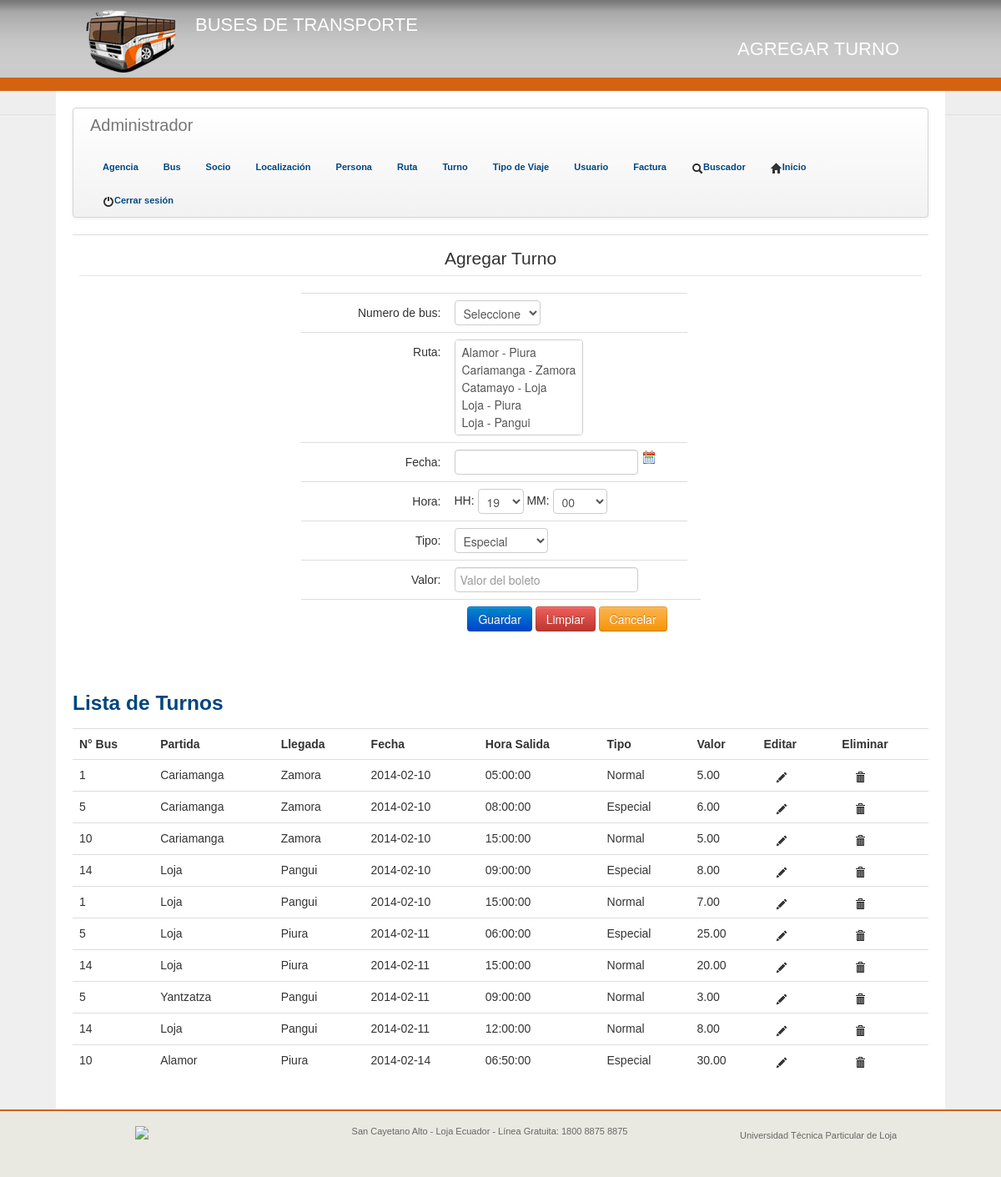
Screenshot of /pages/addTurno.php (signed in) with the database file from the repository.
### tables this page shows
CREATE TABLE IF NOT EXISTS `turno` (
  `idTurno` int(11) NOT NULL AUTO_INCREMENT,
  `numBus` int(11) NOT NULL,
  `idRuta` int(11) NOT NULL,
  `fecha` date NOT NULL,
  `horaSalida` time NOT NULL,
  `tipo` int(11) NOT NULL,
  `valor` decimal(5,2) NOT NULL,
  PRIMARY KEY (`idTurno`),
  KEY `numBus` (`numBus`),
  KEY `idRuta` (`idRuta`),
  KEY `tipo` (`tipo`)
);

CREATE TABLE IF NOT EXISTS `canton` (
  `idCanton` int(11) NOT NULL AUTO_INCREMENT,
  `idProvincia` int(11) NOT NULL,
  `nombre` varchar(30) NOT NULL,
  PRIMARY KEY (`idCanton`),
  KEY `idProvincia` (`idProvincia`)
);

CREATE TABLE IF NOT EXISTS `tipo` (
  `idTipo` int(11) NOT NULL AUTO_INCREMENT,
  `nombre` varchar(20) NOT NULL,
  PRIMARY KEY (`idTipo`)
);

### dll/conexion.php (called while the page is built, shortened)
<?php
		class Conexion{
			var $host;
			var $usuario;
			var $contrasena;
			var $baseDatos;
			function Conexion(){
				$this->host="localhost";
				$this->usuario="root";
				$this->contrasena="";
				$this->baseDatos="buses_db";
			}
			function conectarse(){
				$enlace = mysqli_connect($this->host, $this->usuario, $this->contrasena, $this->baseDatos);
				return($enlace);
			}
		}
?>

### pages/addTurno.php (the view, shortened to what this page needs)
<?php
require "../dll/conexion.php";
$objeConexion = new Conexion();
?>
<!DOCTYPE html>
<html>
<head>
	<link href="../UtplCss/tema.css" rel="stylesheet">
	<link href="../UtplCss/internas.css" rel="stylesheet">
</head>
<body>
	<header>
		<section class="encabezado">
			<div class="logo">
				<a style="float:left;display:block;" href="http://www.utpl.edu.ec"><img src="../img/logo.png"></img></a>
				<h1 style="float:left;">Buses de Transporte</h1>
			</div>
			<div class="tituloPag" id="clickeable" onclick="location.href='../index.php';" style="cursor:pointer;">
				<h1 >
					Agregar Turno
				</h1>
			</div>
		</section>
	</header>
	<div class="contenedor">
		<?php
		include ("../php/menu_admin.php");
		?>
		<section id="content">
			<table class="table">
				<tbody>
					<tr>
						<td> <center>
							<form class="form-horizontal" name="Socio" action="../php/addTurno.php" method="POST">
								<fieldset>
									<legend>Agregar Turno</legend>
									<table>
										<tbody>
											<tr>
												<td><label class="control-label">Numero de bus:</label></td>
												<td>
													<select required name="numBus" class="tamauto">
														<option value="null">Seleccione</option>
													</select>
												</td>
											</tr>
											<tr>
												<td><label class="control-label">Ruta:</label></td>
												<td>
													<select required name="idRuta" id="idRuta" size="5" class="tamauto">
														<?php
														$query = "select rutas.idRuta,  c1.nombre AS partida,c2.nombre AS llegada
														from rutas
														INNER JOIN	canton  c1
														ON rutas.LugarPartida = c1.idCanton
														INNER JOIN	canton  c2
														ON rutas.lugarLlegada = c2.idCanton ORDER BY c1.nombre";
														$result = mysqli_query($objeConexion->conectarse(), $query) or die(mysqli_error());;
														while($row = mysqli_fetch_array($result)){
															?>
															<option value="<?php echo $row[0]; ?>">
															</option>
															<?php
														}
														?>
													</select>
												</td>
											</tr>
											<tr>
												<td><label class="control-label">Fecha:</label></td>
												<td><input type="text" name="fecha" class="campofecha" size="12"></td>
											</tr>
											<tr>
													<td>
														<label class="control-label">Hora:</label>
													</td>
													<td>
														<span> HH: </span>
														<select name="horaPartida" style="width:55px;" id="hora" >
															<?php
															for ($i=0; $i<=23; $i++) {
																if ($i == date("G"))
																	echo '<option value="'.$i.'" selected>'.sprintf("%02s",$i).'</option>';
																else
																	echo '<option value="'.$i.'">'.sprintf("%02s",$i).'</option>';
															}
															?>
														</select>
														<span> MM:</span>
														<select name="minutosPartida" style="width:65px;" id="minutos" >
															<?php
															for ($i=00; $i<=59; $i=$i+10) {
																if ($i == date("i"))
																	echo '<option value="'.$i.'" selected>'.sprintf("%02s",$i).'</option>';
																else
																	echo '<option value="'.$i.'">'.sprintf("%02s",$i).'</option>';
															}
															?>
														</select>
													</td>
												</tr>
												<tr>
													<td><label class="control-label">Tipo:</label></td>
													<td>
														<select required name="idTipo" id="idTipo">
															<?php
															$query = "select * from tipo";
															$result = mysqli_query($objeConexion->conectarse(), $query) or die(mysqli_error());;
															while($row = mysqli_fetch_array($result)){
																?>
																<option value="<?php echo $row["0"]; ?>">
																	<?php echo $row["1"]; ?>
																</option>
																<?php
															}
															?>
														</select>
													</td>
												</tr>
												<tr>
													<td><label class="control-label">Valor:</label></td>
													<td><input type="text" placeholder="Valor del boleto" name="valor" required onkeypress="return justNumbers(event);"></td>
												</tr>
											<tr>
												<td></td>
												<td>
													<center>
														<button class=" btn btn-primary" type="submit"> Guardar </button>
														<button class="btn btn-danger" type="reset"> Limpiar </button>
														<input class="btn btn-warning" type="button" name="Cancelar" value="Cancelar" onClick="location.href='../index.php'">
													</center>
												</td>
												<td></td>
											</tr>
										</tbody>
									</table>
								</fieldset>
							</form>
						</center>
					</td>
				</tr>
			</tbody>
		</table>
		<?php
		include("../php/listarTurno.php");
		?>
	</section>
</div>
<footer>
	<div class="containerdiv">
		<div id="cc">
			<a href="http://creativecommons.org/licenses/by-nc-nd/3.0/ec/" target="_blank"><img src="http://www.utpl.edu.ec/sites/all/themes/utpl/images/cc.jpg"></a>
		</div>
		<div id="contactinfo">
			<p>San Cayetano Alto  - Loja Ecuador - Línea Gratuita: 1800 8875 8875</p>
		</div>
		<div id="q">
			Universidad Técnica Particular de Loja
		</div>
	</div>
</footer>
</body>
</html>

### php/listarTurno.php (shortened to what this page needs)
<?php
include("../dll/conexionsql.php");
extract($_GET);
if(!isset($bandera)){
	$sql="SELECT turno.idTurno,turno.numBus,c1.nombre, c2.nombre, turno.fecha, turno.horaSalida,tipo.nombre,turno.valor FROM turno
	INNER JOIN rutas
	ON rutas.idRuta = turno.idRuta
	INNER JOIN canton c1
	ON rutas.LugarPartida = c1.idCanton
	INNER JOIN canton c2
	ON rutas.lugarLlegada = c2.idCanton
	INNER JOIN tipo
	ON tipo.idTipo = turno.tipo";
	$ressql=mysql_query($sql,$con);
	$totdatos=mysql_num_rows($ressql);
	if($totdatos>0){
		echo "<table border='0' class='table table-hover'>";
		echo "<h3 class=\"azul\">Lista de Turnos</h3>";
		echo "<tr>";
		echo "<th scope='col'>"."N° Bus"."</th>";
		echo "<th scope='col'>"."Partida"."</th>";
		echo "<th scope='col'>"."Llegada"."</th>";
		echo "<th scope='col'>"."Fecha"."</th>";
		echo "<th scope='col'>"."Hora Salida"."</th>";
		echo "<th scope='col'>"."Tipo"."</th>";
		echo "<th scope='col'>"."Valor"."</th>";
		echo "<th scope='col'>"."Editar"."</th>";
		echo "<th scope='col'>"."Eliminar"."</th>";
		echo "</tr>";
		while ($row=mysql_fetch_array($ressql)) {
			echo "<tr class='filas'>";
			echo "<td>".$row[1]."</td>";
			echo "<td>".$row[2]."</td>";
			echo "<td>".$row[3]."</td>";
			echo "<td>".$row[4]."</td>";
			echo "<td>".$row[5]."</td>";
			echo "<td>".$row[6]."</td>";
			echo "<td>".sprintf("%01.2f",$row[7])."</td>";
			echo "<td>
			<a href='actTurno.php?id=".base64_encode($row[0])."'>
				<i class='icon-pencil'></i>
			</a>
		</td>";
		echo "<td>
		<a href='../php/listarTurno.php?id=".base64_encode($row[0])."&bandera=1'>
			<i class='icon-trash'></i>
		</a>
	</td>";
	echo "</tr>";
}
echo "</table";
}else{
	echo "No hay datos!!";
}
}
?>

### UtplCss/tema.css (style rules this page uses)
body { background: url("../img/bg.jpg") repeat-x scroll 0% 0% #EFEFEF; margin: 0px; padding: 0px; font-family: Arial,Helvetica,Sans-serif !important; }
.encabezado { margin:auto; width: 1026px; height: 109px; }
.logo { display: inline; margin-top: 28px; width: 500px; color: white; font-weight: bolder; }
.tituloPag { float:right; color: white; font-weight: bolder; display: inline; margin: 29px 35px 0 0; }
.contenedor { width: 1026px; background: white; margin: auto; padding: 20px; }
footer { background: none repeat scroll 0 0 #EAE9E1; border-top: 2px solid #D36311; height: 65px; padding-top: 14px; width: 100%; }
.containerdiv { height: 65px; display: block; margin: 0 auto; width: 1026px; }
#cc { display: block; float: left; height: 42px; margin: 0 35px 23px 60px; width: 105px; }
#contactinfo { color: #666666; display: block; float: left; font-size: 11px; height: 65px; text-align: center; text-decoration: none; width: 600px; }
#q { display: block; float: left; font-size: 11px; color: #666666; height: 25px; margin: 5px 0px 35px 0px; width: 200px; }
h1 { font-size: 22px !important; font-weight: 100; line-height: 40px; text-transform: uppercase; }
.navbar label,a { color: #00457E !important; font-family: Arial,Helvetica,Sans-serif !important; font-size: 11px !important; font-weight: bold !important; padding: 8px 15px; text-decoration: none !important; }
.peq15 input, select, textarea, .uneditable-input { width: 8em; }
.tamauto { width: auto; }

### UtplCss/internas.css (style rules this page uses)
.azul { color: #00457E; }

### rows the page displays
turno: numBus "1", canton.nombre "Cariamanga", canton.nombre "Zamora", fecha "2014-02-10", horaSalida "05:00:00", tipo.nombre "Normal", valor "5.00"
turno: numBus "5", canton.nombre "Cariamanga", canton.nombre "Zamora", fecha "2014-02-10", horaSalida "08:00:00", tipo.nombre "Especial", valor "6.00"
turno: numBus "10", canton.nombre "Cariamanga", canton.nombre "Zamora", fecha "2014-02-10", horaSalida "15:00:00", tipo.nombre "Normal", valor "5.00"
turno: numBus "14", canton.nombre "Loja", canton.nombre "Pangui", fecha "2014-02-10", horaSalida "09:00:00", tipo.nombre "Especial", valor "8.00"
turno: numBus "1", canton.nombre "Loja", canton.nombre "Pangui", fecha "2014-02-10", horaSalida "15:00:00", tipo.nombre "Normal", valor "7.00"
turno: numBus "5", canton.nombre "Loja", canton.nombre "Piura", fecha "2014-02-11", horaSalida "06:00:00", tipo.nombre "Especial", valor "25.00"
turno: numBus "14", canton.nombre "Loja", canton.nombre "Piura", fecha "2014-02-11", horaSalida "15:00:00", tipo.nombre "Normal", valor "20.00"
turno: numBus "5", canton.nombre "Yantzatza", canton.nombre "Pangui", fecha "2014-02-11", horaSalida "09:00:00", tipo.nombre "Normal", valor "3.00"
turno: numBus "14", canton.nombre "Loja", canton.nombre "Pangui", fecha "2014-02-11", horaSalida "12:00:00", tipo.nombre "Normal", valor "8.00"
turno: numBus "10", canton.nombre "Alamor", canton.nombre "Piura", fecha "2014-02-14", horaSalida "06:50:00", tipo.nombre "Especial", valor "30.00"

### other values shown
form field horaPartida "19"
form field minutosPartida "00"
form field idTipo "Especial"
